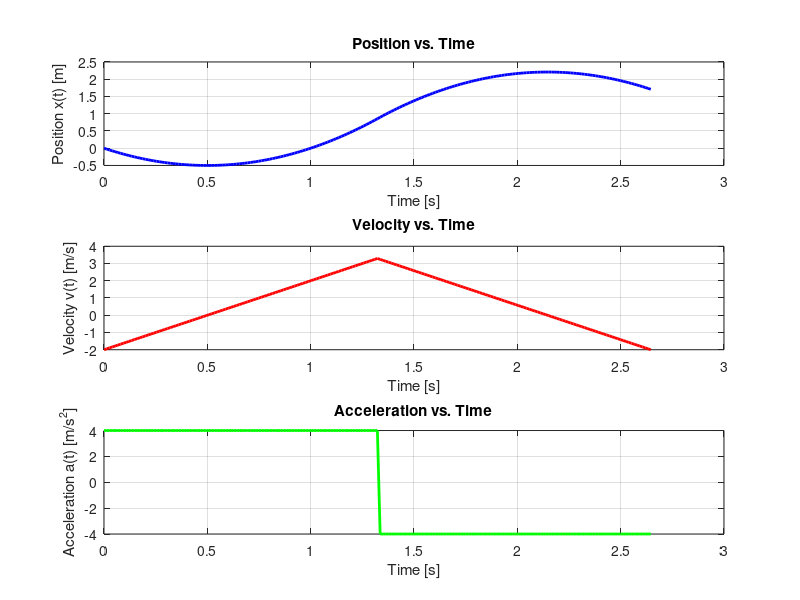

MATLAB code to generate this figure:
clear all 
clc

% Parameters
M = 2;          % Mass [kg]
Umax = 8;       % Maximum force [N]
xi = 0;         % Initial position [m]
vi = -2;        % Initial velocity [m/s]
xf = 3;         % Final position [m]
vf = 0;         % Final velocity [m/s]

% Calculate the acceleration
a_max = Umax / M;

% Calculate the time to reach maximum velocity (T/2)
T_half = sqrt((xf - xi) / (0.5 * a_max) + (vi / a_max)^2);

% Total time
T = 2 * T_half;

% Time vectors
t1 = linspace(0, T_half, 100);
t2 = linspace(T_half, T, 100);
t = [t1, t2(2:end)];  % Combine the two phases

% Velocity vectors (triangular profile)
v_t1 = vi + a_max * t1;
v_t2 = v_t1(end) - a_max * (t2 - T_half);

% Position vectors (using uniformly accelerated motion equations)
x_t1 = xi + vi * t1 + 0.5 * a_max * t1.^2;
x_t2 = x_t1(end) + v_t1(end) * (t2 - T_half) - 0.5 * a_max * (t2 - T_half).^2;

% Acceleration vectors
a_t1 = a_max * ones(size(t1));
a_t2 = -a_max * ones(size(t2));

% Combine position, velocity, and acceleration vectors
x = [x_t1, x_t2(2:end)];
v = [v_t1, v_t2(2:end)];
a = [a_t1, a_t2(2:end)];

% Plotting
figure;
subplot(3,1,1);
plot(t, x, 'b', 'LineWidth', 2);
xlabel('Time [s]');
ylabel('Position x(t) [m]');
title('Position vs. Time');
grid on;

subplot(3,1,2);
plot(t, v, 'r', 'LineWidth', 2);
xlabel('Time [s]');
ylabel('Velocity v(t) [m/s]');
title('Velocity vs. Time');
grid on;

subplot(3,1,3);
plot(t, a, 'g', 'LineWidth', 2);
xlabel('Time [s]');
ylabel('Acceleration a(t) [m/s^2]');
title('Acceleration vs. Time');
grid on;




